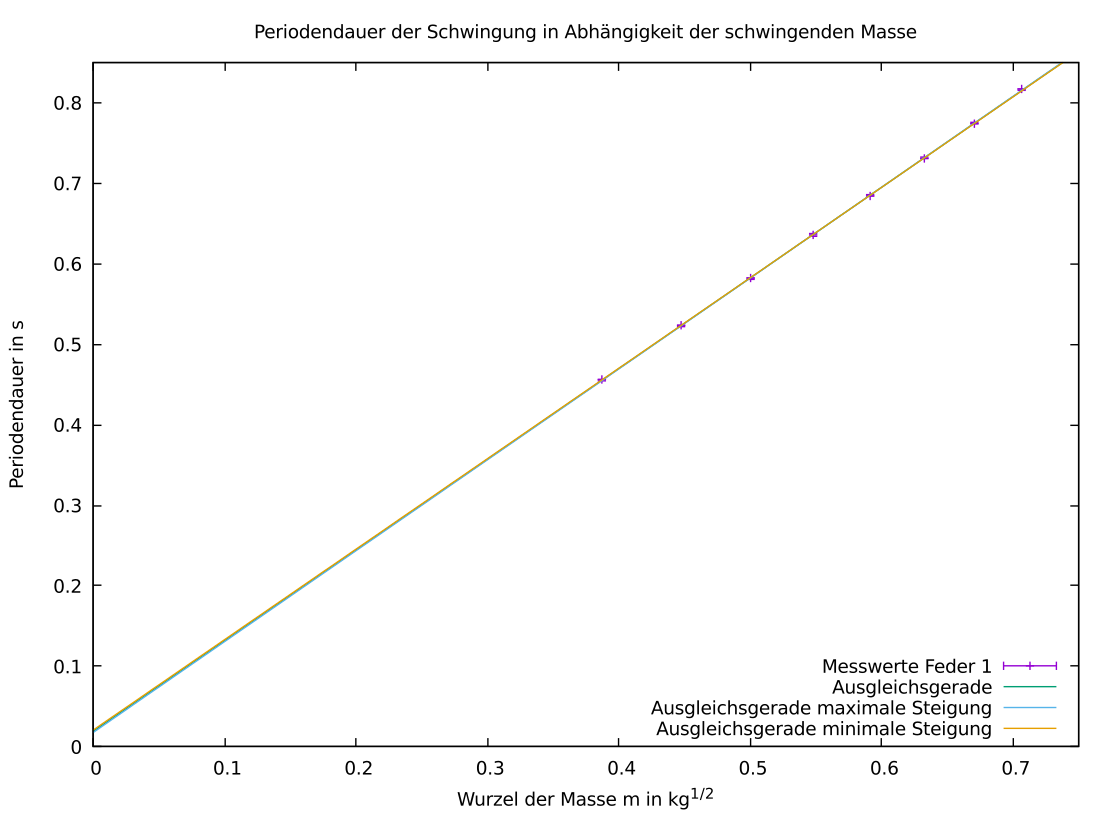

The gnuplot source for this figure:
set title 'Periodendauer der Schwingung in Abhängigkeit der schwingenden Masse'
set xlabel 'Wurzel der Masse m in kg^{1/2}'
set ylabel 'Periodendauer in s'
set fit errorvariables

k(x)=a+b*x

a = 0.0000001
b = 0.0001

fit k(x) 'spring1.dat' using (sqrt($1*1e-03)):2:(1e-03) yerrors via a, b

set xrange [0:0.75]
set yrange [0:0.85]

set terminal wxt size 800,600
set key bottom right

kmax(x) = (a - a_err) + x * (b + b_err)
kmin(x) = (a + a_err) + x * (b - b_err)

plot 'spring1.dat' using (sqrt($1*1e-03)):2:(1e-03) with yerrorbars title 'Messwerte Feder 1', k(x) title 'Ausgleichsgerade', kmax(x) title 'Ausgleichsgerade maximale Steigung', kmin(x) title 'Ausgleichsgerade minimale Steigung'
